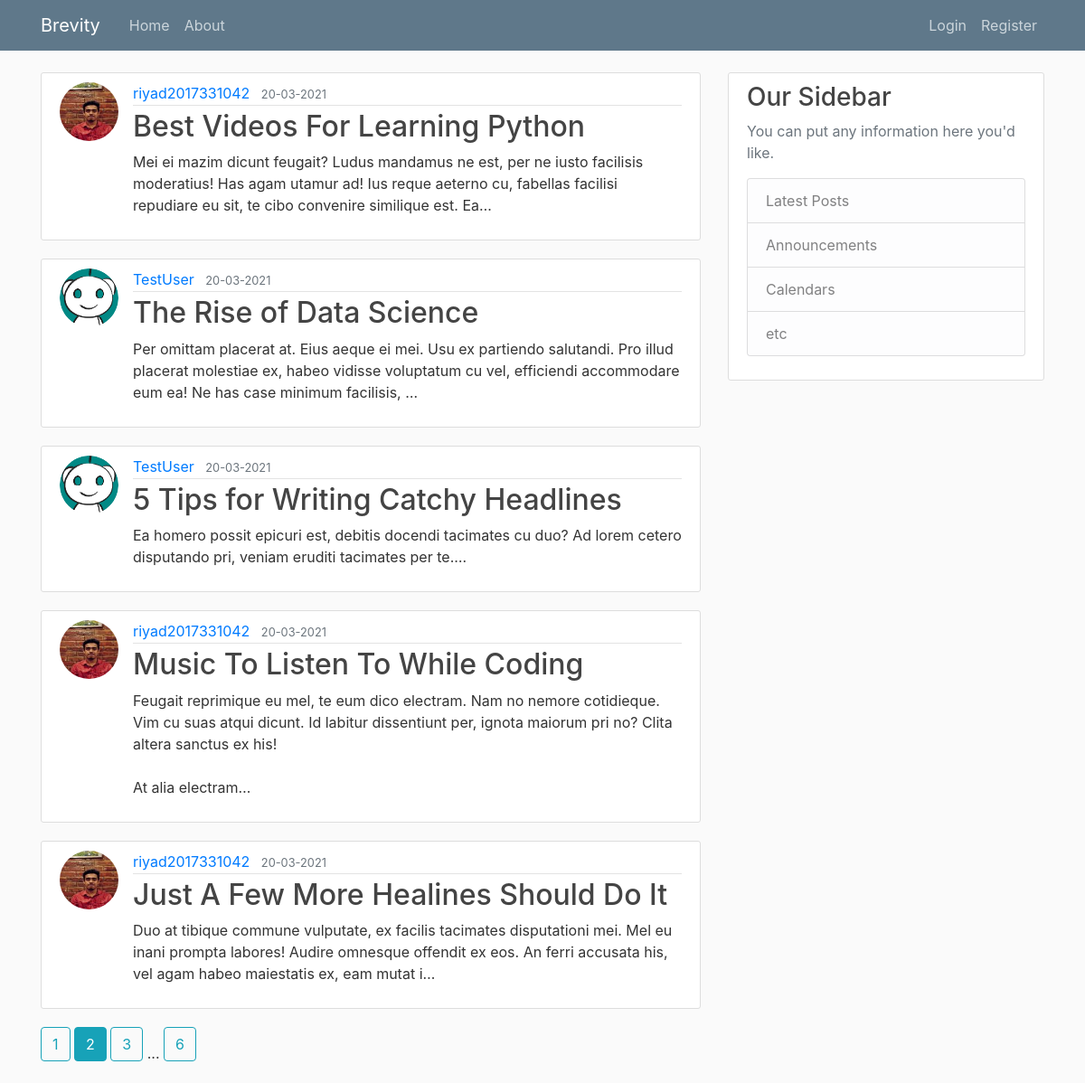
The page /home?page=2 on the database its author committed.
### brevity/models.py (models this page shows, shortened)
class Post(db.Model):
    id = db.Column(db.Integer, primary_key=True)
    title = db.Column(db.String(100), nullable=False)
    date_posted = db.Column(db.DateTime, nullable=False, default=datetime.utcnow)
    content = db.Column(db.Text, nullable=False)
    user_id = db.Column(db.Integer, db.ForeignKey('user.id'), nullable=False)

class User(db.Model, UserMixin):
    id = db.Column(db.Integer, primary_key=True)
    username = db.Column(db.String(20), unique=True, nullable=False)
    email = db.Column(db.String(120), unique=True, nullable=False)
    image_file = db.Column(db.String(20), nullable=False, default='default.jpg')
    password = db.Column(db.String(60), nullable=False)
    posts = db.relationship('Post', backref='author', lazy=True)                    #By default SQLAlchemy guess the relationship to be one to many as posts returns a list of post.

### brevity/main/routes.py (the view)
@main.route("/")
@main.route("/home")
def home():
    page = request.args.get('page', 1, type = int)                  # type = int : to raise value error when someone passes anything other than int.
    posts = Post.query.order_by(Post.date_posted.desc()).paginate(page = page, per_page = 5)
    return render_template("home.html", posts = posts)

### brevity/templates/home.html
{% extends "layout.html" %}
{% block content %}
    {% for post in posts.items %}
        <article class="media content-section">
            <img class="rounded-circle article-img" src="{{ url_for('static', filename = 'profile_pics/' + post.author.image_file)}}">
            <div class="media-body">
                <div class="article-metadata">
                    <a class="mr-2" href="{{ url_for('users.user_posts', username=post.author.username) }}">{{ post.author.username }}</a>
                    <small class="text-muted">{{ post.date_posted.strftime('%d-%m-%Y') }}</small>
                </div>
                <h2><a class="article-title" href="{{ url_for('posts.post', post_id=post.id) }}">{{ post.title }}</a></h2>
                <p class="article-content">{{ post.content[:200] }}<span>&#8230;</span></p>
            </div>
        </article>
    {% endfor %}
    {% for page_num in posts.iter_pages(left_edge=1, right_edge=1, left_current=1, right_current=2) %}
        {% if page_num %}
            {% if posts.page == page_num %}
                <a class="btn btn-info mb-4" href="{{ url_for('main.home', page = page_num) }}">{{ page_num }}</a>
            {% else %}
                <a class="btn btn-outline-info mb-4" href="{{ url_for('main.home', page = page_num) }}">{{ page_num }}</a>
            {% endif %}
        {% else %}
            ...
        {% endif %}
    {% endfor %}
{% endblock content %}

### brevity/static/main.css (style rules this page uses)
body { background: #fafafa; color: #333333; margin-top: 5rem; }
h1, h2, h3, h4, h5, h6 { color: #444444; }
.content-section { background: #ffffff; padding: 10px 20px; border: 1px solid #dddddd; border-radius: 3px; margin-bottom: 20px; }
.article-title { color: #444444; }
.article-content { white-space: pre-line; }
.article-img { height: 65px; width: 65px; margin-right: 16px; }
.article-metadata { padding-bottom: 1px; margin-bottom: 4px; border-bottom: 1px solid #e3e3e3 }

### rows shown on the page
Post: image_file (picture), author.username "riyad2017331042", date_posted "20-03-2021", title "Best Videos For Learning Python", content "Mei ei mazim dicunt feugait? Ludus mandamus ne est, per ne iusto facilisis moderatius! Has agam utamur ad! Ius reque aeterno cu, fabellas facilisi repudiare eu sit, te cibo convenire similique est. Ea"
Post: image_file (placeholder picture), author.username "TestUser", date_posted "20-03-2021", title "The Rise of Data Science", content "Per omittam placerat at. Eius aeque ei mei. Usu ex partiendo salutandi. Pro illud placerat molestiae ex, habeo vidisse voluptatum cu vel, efficiendi accommodare eum ea! Ne has case minimum facilisis,"
Post: image_file (placeholder picture), author.username "TestUser", date_posted "20-03-2021", title "5 Tips for Writing Catchy Headlines", content "Ea homero possit epicuri est, debitis docendi tacimates cu duo? Ad lorem cetero disputando pri, veniam eruditi tacimates per te."
Post: image_file (picture), author.username "riyad2017331042", date_posted "20-03-2021", title "Music To Listen To While Coding", content "Feugait reprimique eu mel, te eum dico electram. Nam no nemore cotidieque. Vim cu suas atqui dicunt. Id labitur dissentiunt per, ignota maiorum pri no? Clita altera sanctus ex his! At alia electram"
Post: image_file (picture), author.username "riyad2017331042", date_posted "20-03-2021", title "Just A Few More Healines Should Do It", content "Duo at tibique commune vulputate, ex facilis tacimates disputationi mei. Mel eu inani prompta labores! Audire omnesque offendit ex eos. An ferri accusata his, vel agam habeo maiestatis ex, eam mutat i"

### other values the page prints
{{ page_num }} "1" "3" "6"
{{ page_num }} "2"
